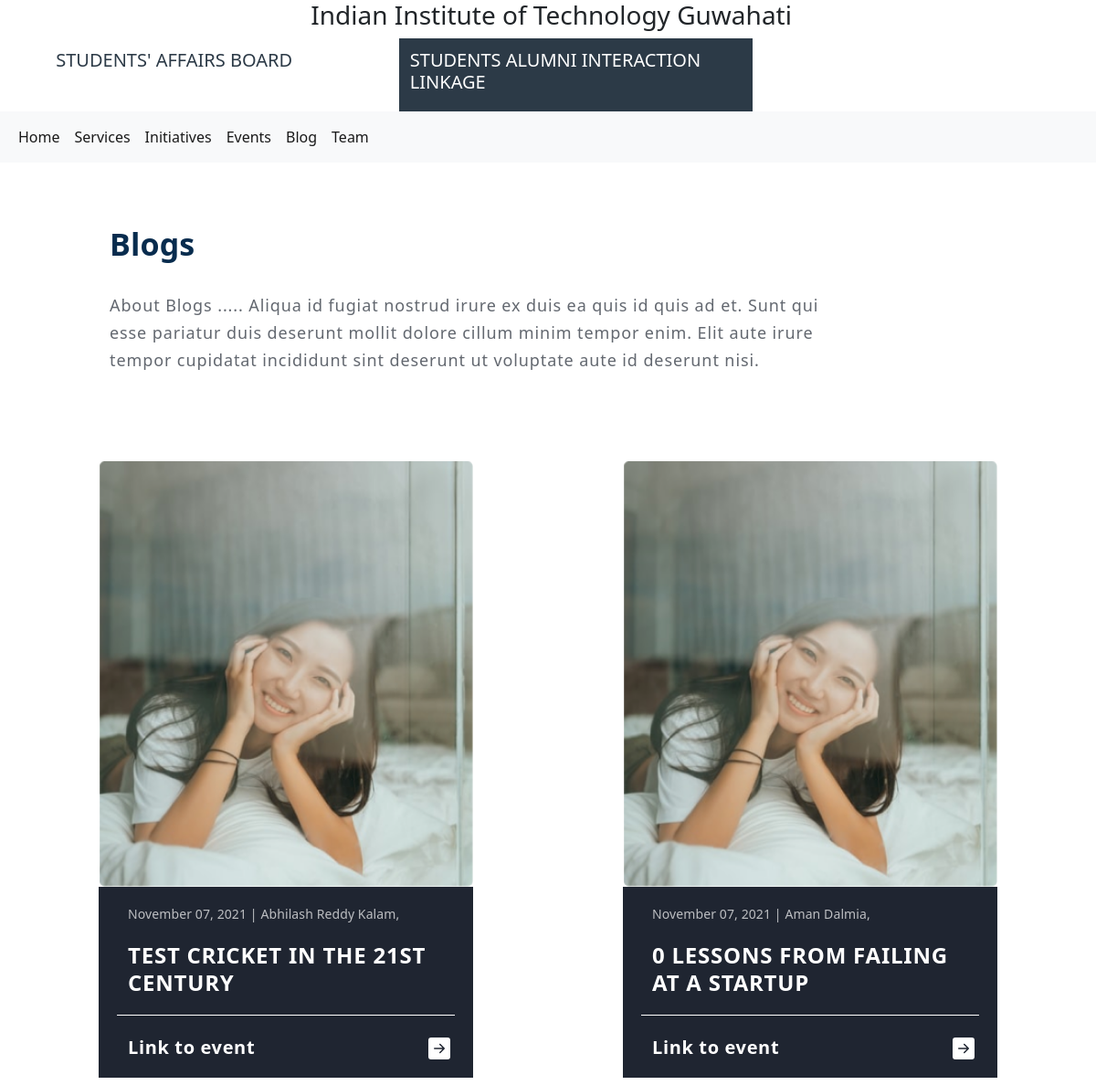
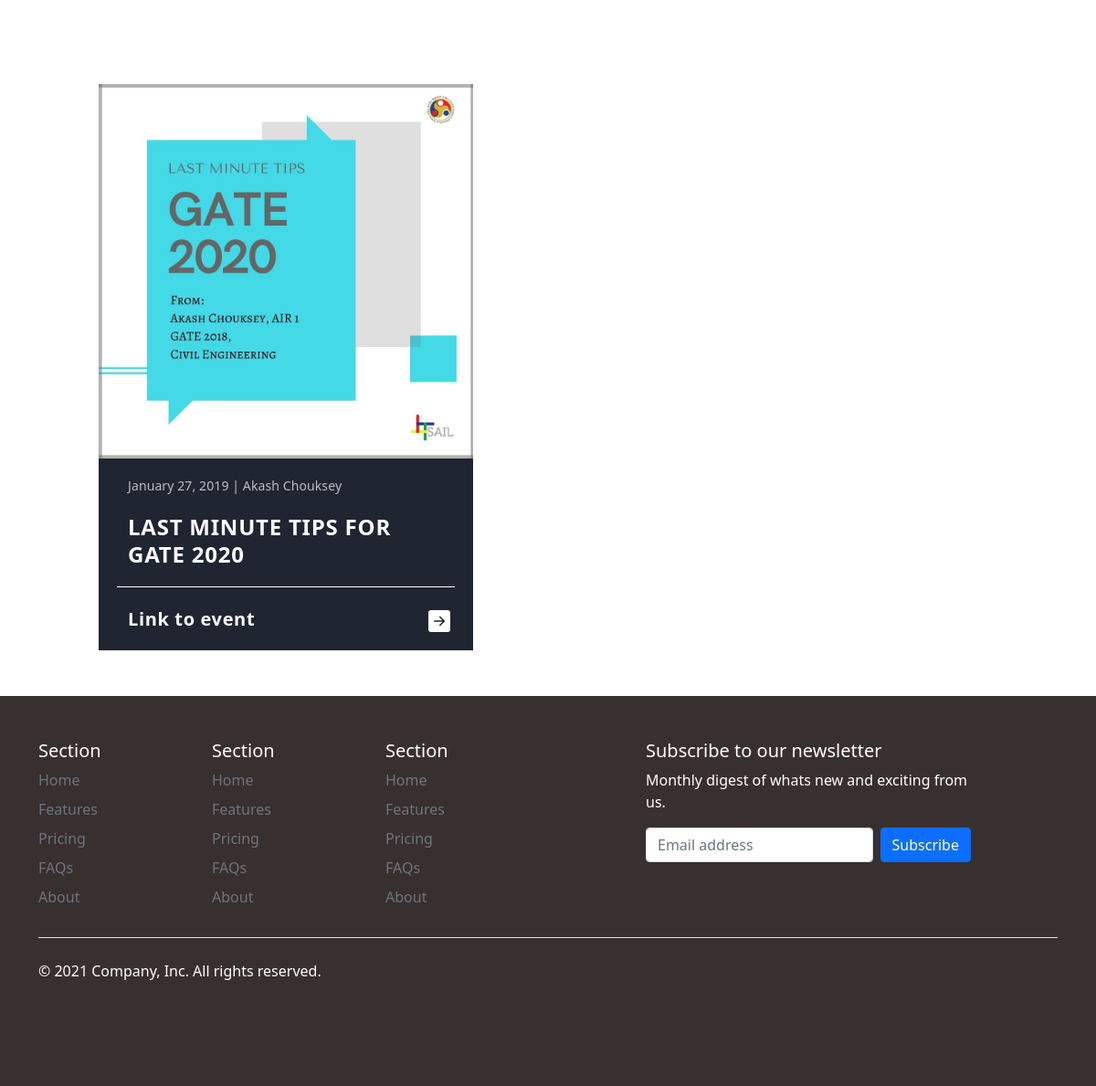
Screenshot of /blog/ with the database file from the repository (2 pictures, top to bottom).
### blog/models.py (models this page shows, shortened)
class Blog(models.Model):
    title = models.CharField(max_length=70)
    author = models.CharField(max_length=40)
    date_posted = models.DateField(default=timezone.now)
    body = RichTextField(blank=True, null=True)
    blog_link = models.URLField(blank=True, null=True)
    thumbnail = models.ImageField(default='default.jpg',upload_to='blogs/',height_field=None, width_field=None, max_length=None, null=True, blank="True")
    """ def get_absolute_url(self):
        return reverse("blog_detail", kwargs={"pk": self.pk})
        # return reverse("blog/blog_detail", kwargs={"title": self.title}) """

### blog/views.py (the view)
# urls.py: path('', BlogListView.as_view(),name='blog-home'),
class BlogListView(ListView):
    model = Blog
    template_name = "blog/home.html"
    context_object_name = 'blogs'
    ordering = ['-date_posted']

### blog/templates/blog/home.html (shortened to what this page needs)
{% extends 'base.html' %}
{% load static %}
{% block content %}
<section>
    <div class="row" style="margin-top: 7%;">
        <div class="col-lg-10 ">
            <div class="about-blog-content">
                <div class="page-title">
                    Blogs
                </div>
                <br>
                <p class="content">About Blogs ..... Aliqua id fugiat nostrud irure ex duis ea quis id quis ad et. Sunt qui esse pariatur duis deserunt mollit dolore cillum minim tempor enim. Elit aute irure tempor cupidatat incididunt sint deserunt ut voluptate aute id deserunt nisi.</p>
            </div>
        </div>
    </div>
    <br>
    <div class="row justify-content-between">
    {% for blog in blogs %}
        <div class="col-5"  style="margin: 50px 0;">
            <div class="row">
                <img class="blog-thumb" src="{{ blog.thumbnail.url }}" alt="">
            </div>
            <div class="row blog-title-bg">
                <div class="blog-auth">
                    {{ blog.date_posted|date:"F d, Y" }} | {{blog.author}}
                </div>
                <div class="blog-title">
                    {{ blog.title }}
                </div>
                <div class="line" style="border-top: solid 1px white;"></div>
                <br>
                <div class="link">
                    <div class="row justify-content-between">
                        <div class="col-10">Link to event</div>
                        <div class="col-1" style="margin-right: 10px !important" >
                        </div>
                    </div>
                </div>
            </div>
        </div>
    {% endfor %}
    </div>
</section>
{% endblock content %}

### blog/templates/blog/home.html (style rules this page uses)
.blog-thumb { padding: 0 0; border-radius: 0 !important; }
.page-title { font-style: normal; font-weight: 600; font-size: 34px; line-height: 44px; letter-spacing: 0.0038em; color: #082C4E; }
.content { font-style: normal; font-weight: 400; font-size: 18px; line-height: 30px; letter-spacing: 0.05em; color: #636870; }
.blog-title-bg { background-color: #1F2531; font-style: normal; font-weight: 600; font-size: 20px; line-height: 24px; letter-spacing: 0.0322em; color: #FFFFFF; }
.blog-auth { font-style: normal; font-weight: normal; font-size: 14px; line-height: 20px; letter-spacing: 0.0075em; color: #FFFFFF; opacity: .7; }
.blog-title { font-style: normal; font-weight: 600; font-size: 24px; line-height: 30px; letter-spacing: 0.0322em; color: #FFFFFF; opacity: 1; padding-top: 20px; padding-bottom: 20px; }
.blog-title-bg { padding: 20px; }

### rows the page displays
Blog: thumbnail (picture), date_posted "November 07, 2021", author "Abhilash Reddy Kalam,", title "TEST CRICKET IN THE 21ST CENTURY"
Blog: thumbnail (picture), date_posted "November 07, 2021", author "Aman Dalmia,", title "0 LESSONS FROM FAILING AT A STARTUP"
Blog: thumbnail (picture), date_posted "January 27, 2019", author "Akash Chouksey", title "LAST MINUTE TIPS FOR GATE 2020"
